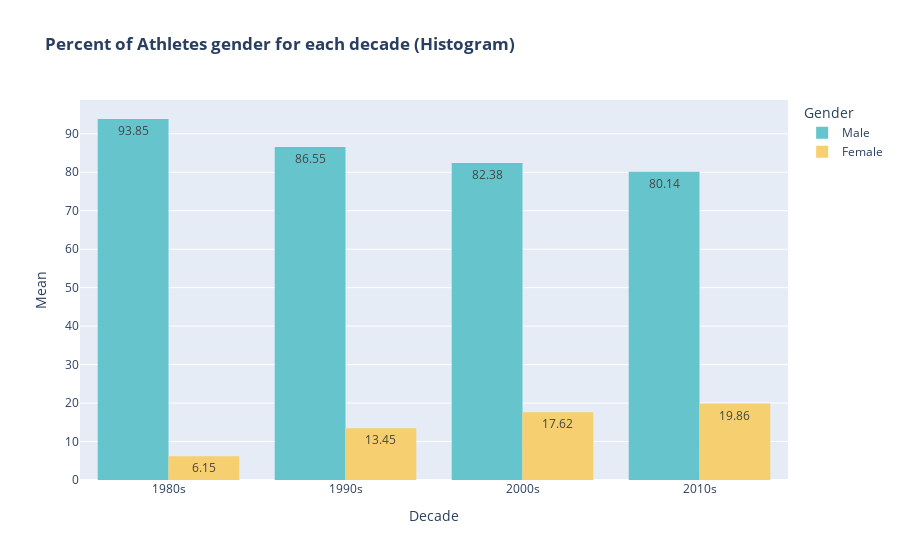

The cell this chart's notebook holds for it:
### Code cell
fig=px.histogram(mean_gender,
             x='Decade',
             y='Mean',
             color='Gender',
             barmode='group',
             text_auto=True,
             title='<b>Percent of Athletes gender for each decade (Histogram)',
             color_discrete_sequence=px.colors.qualitative.Pastel,
             labels={'Mean':'Percent'}
             
             )
fig.update_layout(yaxis_title='Mean')

### Figure 1 — Plotly figure (JSON) as saved in the notebook; plotly's stock layout.template omitted (floating-point values rounded to 4 significant figures)
{"data": [{"alignmentgroup": "True", "bingroup": "x", "histfunc": "sum", "hovertemplate": "Gender=Male<br>Decade=%{x}<br>sum of Percent=%{y}<extra></extra>", "legendgroup": "Male", "marker": {"color": "rgb(102, 197, 204)", "pattern": {"shape": ""}}, "name": "Male", "offsetgroup": "Male", "orientation": "v", "showlegend": true, "texttemplate": "%{value}", "type": "histogram", "x": ["1980s", "1990s", "2000s", "2010s"], "xaxis": "x", "y": [93.85, 86.55, 82.38, 80.14], "yaxis": "y"}, {"alignmentgroup": "True", "bingroup": "x", "histfunc": "sum", "hovertemplate": "Gender=Female<br>Decade=%{x}<br>sum of Percent=%{y}<extra></extra>", "legendgroup": "Female", "marker": {"color": "rgb(246, 207, 113)", "pattern": {"shape": ""}}, "name": "Female", "offsetgroup": "Female", "orientation": "v", "showlegend": true, "texttemplate": "%{value}", "type": "histogram", "x": ["1980s", "1990s", "2000s", "2010s"], "xaxis": "x", "y": [6.15, 13.45, 17.62, 19.86], "yaxis": "y"}], "layout": {"barmode": "group", "legend": {"title": {"text": "Gender"}, "tracegroupgap": 0}, "title": {"text": "<b>Percent of Athletes gender for each decade (Histogram)"}, "xaxis": {"anchor": "y", "domain": [0, 1], "title": {"text": "Decade"}}, "yaxis": {"anchor": "x", "domain": [0, 1], "title": {"text": "Mean"}}}}
